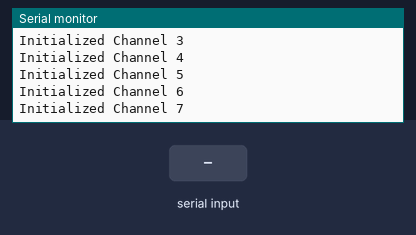
Recording of a sketch running on a simulated Arduino Uno, built with avr-gcc and run on an emulated ATmega328P. Shown: the last lines printed to the serial monitor. Inputs (shaded band) come from the test bench.

Above: at 1.3 s.
1.4 s: "C31\n" received over Serial
At 2.2 s:
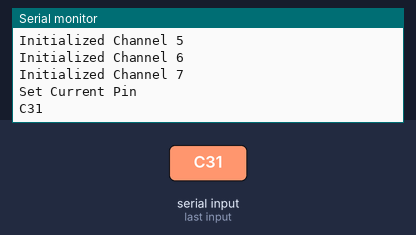
2.9 s: "90,45\n" received over Serial
At 4.0 s:
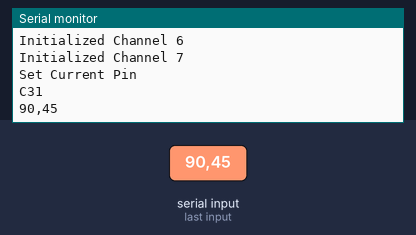
4.4 s: "C\n" received over Serial
At 5.6 s:
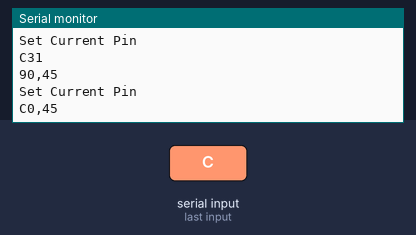
5.9 s: "200\n" received over Serial
At 7.1 s:
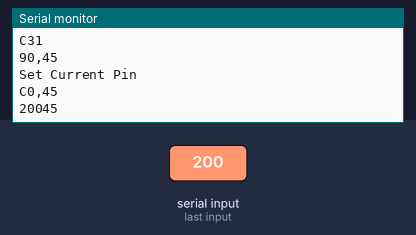
7.4 s: "S90\n" received over Serial
At 8.3 s:
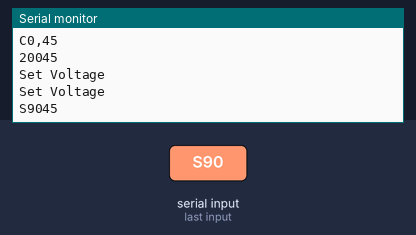
8.9 s: "S,45\n" received over Serial
At 9.5 s:
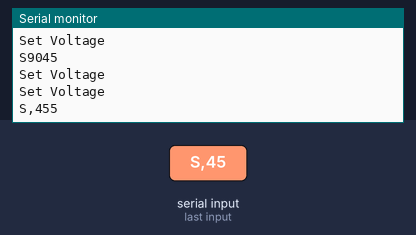
Timing chart, 0 to 11.4 s (numbered marks = the images above; inputs shaded):
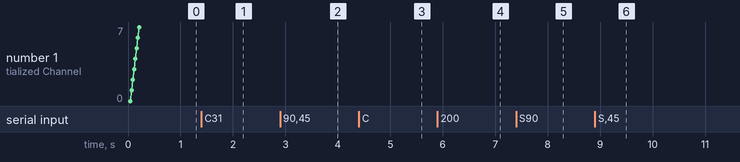

Measured:
- after the input at 1.4 s, the serial monitor: prints a new line at once (image 1)
- after the input at 2.9 s, the serial monitor: prints a new line at once (image 2)
- after the input at 4.4 s, the serial monitor: prints a new line at once (image 3)
- after the input at 5.9 s, the serial monitor: prints a new line at once (image 4)
- after the input at 7.4 s, the serial monitor: prints a new line at once (image 5)
- after the input at 8.9 s, the serial monitor: prints a new line at once (image 6)

The sketch:

PMOD_DAC.ino
```cpp
#include <SPI.h>

// Serial Communication Settings
long BAUD = 9600;

// SPI Communication Settings
long SPI_FREQ = 500000;
int SPI_MODE = SPI_MODE0;
int SPI_ENDIAN = MSBFIRST;

// Byte variables for SPI communication
long WRITE = B0000;
long UPDATE = B0001;
long LDAC = B0010;
long WRITE_UPDATE = B0011;
long POWERDOWN = B0100;
long LOAD_CLEAR_CODE = B0101;
long LOAD_LDAC = B0110;
long RESET = B0111;
long SET_INTERNAL_REF = B1000;

//Address bytes for AD5628
byte DAC_A = B0000;
byte DAC_B = B0001;
byte DAC_C = B0010;
byte DAC_D = B0011;
byte DAC_E = B0100;
byte DAC_F = B0101;
byte DAC_G = B0110;
byte DAC_H = B0111;
byte ALL_DAC = B1111;


// Class definitions

class Channel {
  /*
   *  Channel for a Analog devices AD5628 DAC from Digilent
   *  12 bit Digital to analog converter with a 2.5 V reference voltage
   *  Vout = 2x Vref x D / 2^12
   *
   *  SPI protocol will send 32 bits of information
   *  xxx C3 C2 C1 C0 A3 A2 A1 A0 D11 ... D0 xxxxxxx I0
   * Commands are referenced at the start of the file as macros
   *
   * This class keeps the DAC and ADC channels together
   *
   */
  private:
    unsigned long _command=0;
  public:
    byte dac_pin;
    long voltage_to_write;
    unsigned int voltage_pin = 255;
    unsigned int current_pin = 255;
    Channel();
    float set_voltage(float voltage);
    float get_voltage();
    float get_current();
};

class DAC {
  /*
   * This class is keeps all the DAC channels. It is responsible for group commands to the PMOD
   *  ie load DAC, reset, shutdown etc...
   *
   *  It also contains the voltage and current arrays that contain data from all the channels
   */
  private:
    unsigned long _command=0;
    unsigned int _transfer[2];
    void _convert_command();
  public:
    DAC();
    //Fields
    Channel chans[8];
    float voltage_out[8];
    float current_out[8];

    // Methods
    void init_channels();
    void set_ref();
    void reset();
    void get_data();
};

void DAC::get_data(){
  Serial.println("Getting Data...");
  for (int i = 0; i < 8; i++){
    voltage_out[i]=chans[i].get_voltage();
    current_out[i]=chans[i].get_current();

  }
}

class Oracle {
  /*
   * This class is responsible for communicating with the computer, interpreting and calling commands from the other classes.
   * _rx_msg contains a character array that will hold the incoming message from the computer
   * First char is the command
   * Second char is the channel (if applicable)
   * Third char can be the pin number for the ADC,
   * Or
   * The 3rd-10th char are the float encoded in ascii text for the set voltage command
   *
   */
  private:
  // Our messages back and forth should be shorter than 32 characters (including terminator '\n')
   char _rx_msg[32];
   bool _str_complete;
   int _msg_idx = 0;
   float _get_float_portion(int start, int finish);

  public:
    Oracle();
    DAC dc;
    long baud;
    void interpret();
    void serialCheck();
    void send_data_array(float *arg, int buffer_size);
    void send_float(float f);
};

//***************************** Oracle ****************************
Oracle::Oracle(){

}

void Oracle::interpret(){
  int chnl;
  long somevar = 0;
  float in_data;
  // The first letter of the message is used to determine what function to call
  // Second char corresponds to the channel (0-7)
  // The remaining chars are the inputs for that command (if required)
  switch(_rx_msg[0]){
    case 'S':
      Serial.println("Set Voltage");
      chnl = _rx_msg[1]-'0';
      in_data = this-> _get_float_portion(2,10);
      dc.chans[chnl].set_voltage(in_data);
      break;
    case 'R':
      Serial.println("Read Data");
      chnl = _rx_msg[1]-'0';
      dc.get_data();
      Serial.print("F_START");
      this -> send_data_array( dc.voltage_out, 8);
      this -> send_data_array( dc.current_out, 8);

      break;
    case 'L':
      Serial.println("Load DAC");
      somevar |= LOAD_LDAC << 24;
      break;
    case 'X':
      Serial.println("PowerDown");
      somevar |= POWERDOWN << 24;
      break;
    case 'V':
    // Set voltage ADC pin for channel (V02 -> Channel 0, ADC pin 2)
      Serial.println("Set Voltage Pin");
      chnl = _rx_msg[1]-'0';
      dc.chans[chnl].voltage_pin = _rx_msg[2]-'0';
      break;
    case 'C':
    // Set curernt ADC pin for channel ('C31' -> Channel 3, ADC pin 1)
      Serial.println("Set Current Pin");
      // convert char to int
      chnl = _rx_msg[1]-'0';
      dc.chans[chnl].current_pin = _rx_msg[2]-'0';
      break;

  }
  Serial.println(_rx_msg);
}
float Oracle::_get_float_portion(int start, int finish){
 /*
  * Returns the float portion of the recieved message specified by start and finish
  */
    float volt;
    char temp_array[finish-start];
    for (int i=start; i<finish; i++){
      temp_array[i-2]=_rx_msg[i];
    }

    volt = atof(temp_array);
    return volt;
}
void Oracle::serialCheck() {
  while (Serial.available()) {
    char inChar = (char)Serial.read();
    // add it to the _rcx_msg:
    // if the incoming character is a newline,call the interpret function
    if (inChar == '\n') {
       _msg_idx = 0;
      this -> interpret();
      }
    else{
      _rx_msg[_msg_idx]= inChar;
      _msg_idx +=1;
      }
  }
}

void Oracle::send_data_array(float *arg, int buffer_size){
  for (int i = 0; i < buffer_size; i++){
    this-> send_float(arg[i]);
  }

}

void Oracle::send_float(float f){
  byte *b = (byte *) &f;
  Serial.write(b,4);
}


// ******************************** Channel *************************************
Channel::Channel(){
}

float Channel::set_voltage(float voltage){
  // converts float to a digital number for a float
  // voltage is a float in Volts is 3.1 = 3.1 Volts etc...

  Serial.println("Set Voltage");
}

float Channel::get_voltage(){
  float data = 0;
  if (voltage_pin != 255){
    data = analogRead(voltage_pin);
  }
  return data;
}

float Channel::get_current(){
  float data = 0;
  if (current_pin != 255){
    data = analogRead(current_pin);
  }
  return data;
}

// **************************** DAC **********************************
DAC::DAC(){
}

void DAC::init_channels(){

  Serial.println("Initializing Channels...");
  for (int i = 0; i<8; i++){
    chans[i].dac_pin = i;
    Serial.print("Initialized Channel ");
    Serial.println(i);
  }
}

void DAC::set_ref(){
   _command = 0;
   _command |= SET_INTERNAL_REF <<24;
   _command |=B1;
   byte *cmd = (byte*)_command;
   SPI.transfer(cmd, 4);
   Serial.print("Transfer Complete");
}

// ******************************** Setup and Loop **************************
Oracle orc;
void setup() {
  // put your setup code here, to run once:
  //Set Serial Settings
  Serial.begin(BAUD);
  Serial.println("Starting PMOD...");
  // Set up SPI Settings
  SPI.beginTransaction(SPISettings(SPI_FREQ, SPI_ENDIAN, SPI_MODE));
  orc.dc.init_channels();
}

void loop() {
  // put your main code here, to run repeatedly:
  orc.serialCheck();
}
```
